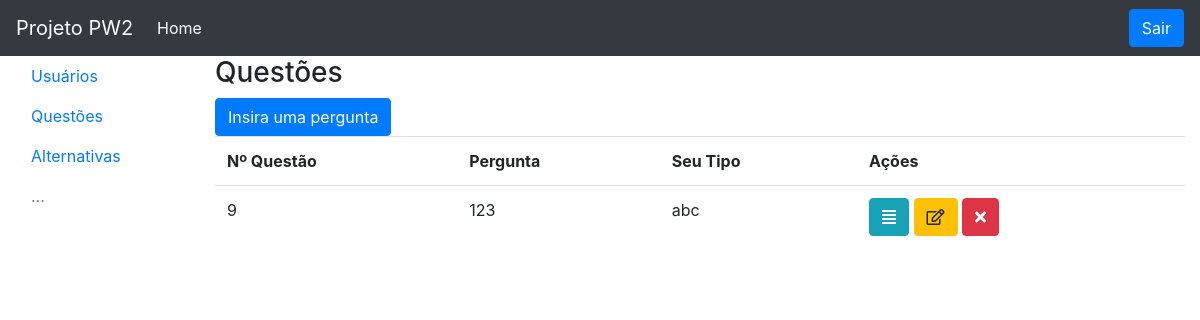
Page /questoes.php (signed in) on the committed database.
### tables this page shows
CREATE TABLE `questoes` (
  `idPergunta` int(11) NOT NULL,
  `pergunta` varchar(200) NOT NULL,
  `tipo` varchar(200) NOT NULL
);

### PerguntaDAO.php (called while the page is built, shortened)
<?php
class PerguntaDAO
{
    private $con;
    public function __construct()
    {
        $this->con = mysqli_connect(DB_SERVER, DB_USER, DB_PASS, DB_NAME);
    }
    public function buscar()
    {
        $sql = 'SELECT * FROM questoes';
        $rs = $this->con->query($sql);
        $lista = array();
        while ($linha = $rs->fetch_object()) {
            $lista[] = $linha;
        }
        return $lista;
    }
}

### questoes.php (the view, shortened to what this page needs)
<?php
include 'PerguntaDAO.php';
$PerguntaDAO = new PerguntaDAO();
$lista = $PerguntaDAO->buscar();
include 'cabecalho.php';
include 'menu.php';
?>
<!DOCTYPE html>
        <div class="col-10">
            <h3>Questões</h3>
            <button type="button" class="btn btn-primary" data-toggle="modal" data-target="#modalnovo">
                Insira uma pergunta
            </button>
            <table class="table">
                <tr>
                    <th>Nº Questão</th>
                    <th>Pergunta</th>
                    <th>Seu Tipo</th>
                    <th>Ações</th>
                </tr>
                <?php foreach ($lista as $pergunta): ?>
                    <td><?= $pergunta->idPergunta; ?></td>
                    <td><?= $pergunta->pergunta; ?></td>
                    <td><?= $pergunta->tipo; ?></td>
                    <td>
                    <a class="btn btn-info" href="\alternativas?pergunta=<?= $pergunta->idPergunta; ?>">
								<i class="fas fa-align-justify"></i>
							</a>
                        <button type="button" class="btn btn-warning">
                            <i class="far fa-edit"></i>
                        </button>
                        <a class="btn btn-danger"
                        href="PerguntaController.php?acao=apagar&id=<?= $pergunta->idPergunta; ?>">
                        <i class="fas fa-times"></i>
                    </a>
                </td>
        <?php endforeach; ?>
    </table>
</div>
</div>
</div>
</body>
<html>

### rows in the picture
questoes: idPergunta "9", pergunta "123", tipo "abc"
